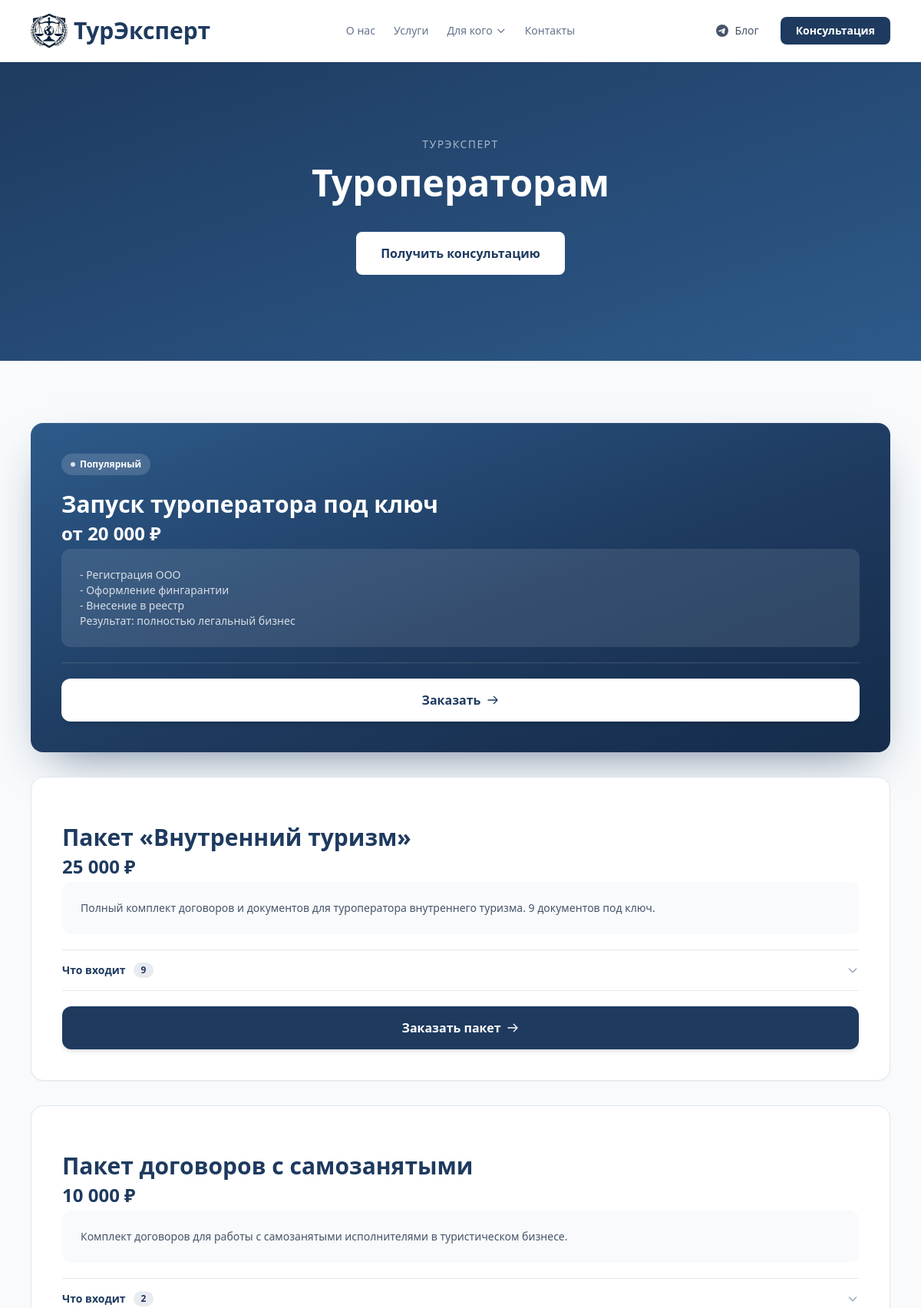
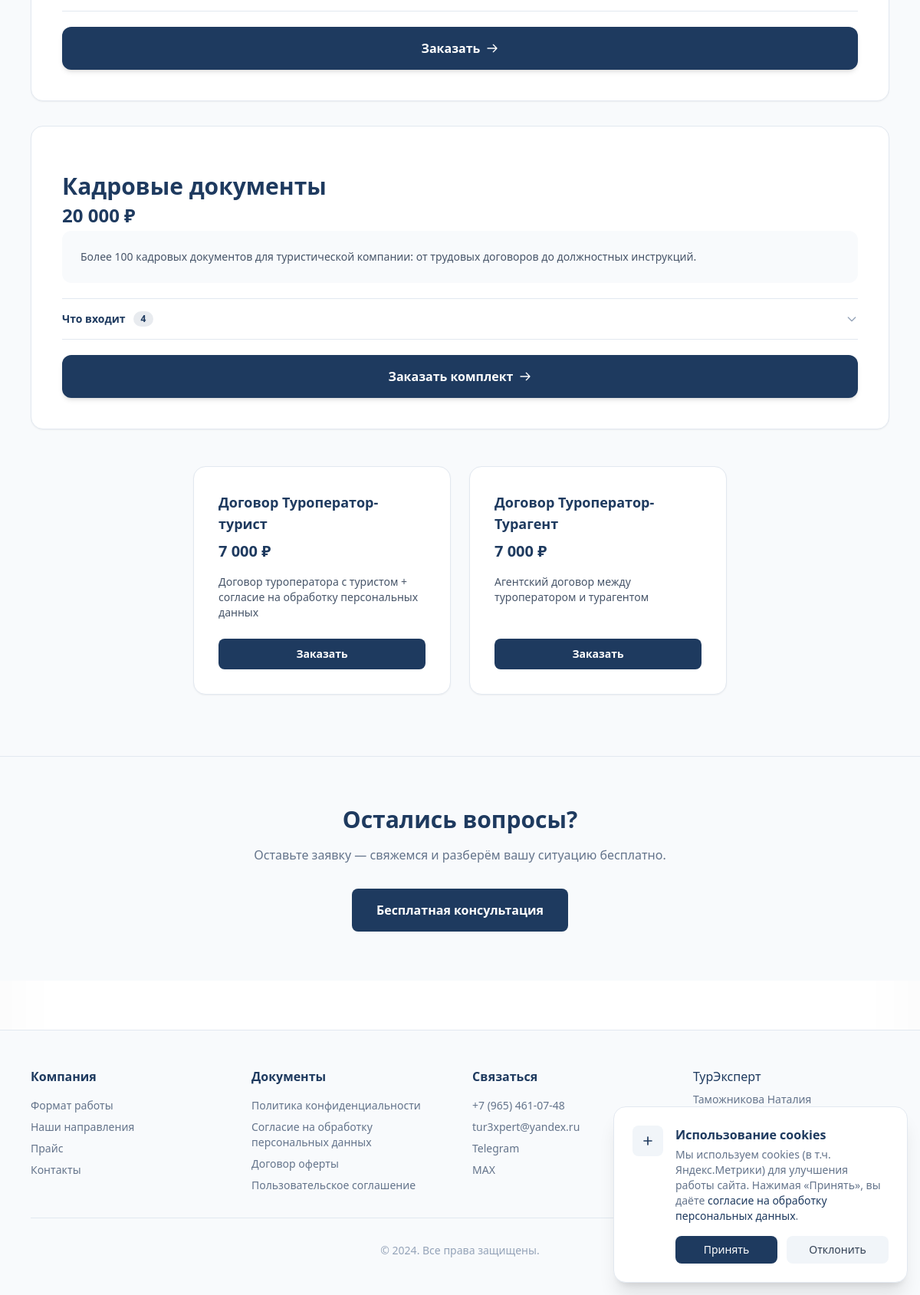
The app's page /dlya/turoperatoram/ with its own data (2 pictures, top to bottom).
### core/models.py (models this page shows, shortened)
class AudiencePage(models.Model):
    slug = models.SlugField("URL (slug)", unique=True, allow_unicode=True)
    title = models.CharField("Заголовок", max_length=200)
    subtitle = models.CharField("Подзаголовок", max_length=400, blank=True)
    content = models.TextField("Основной текст", blank=True)
    meta_description = models.CharField("Meta description (SEO)", max_length=300, blank=True)
    is_published = models.BooleanField("Опубликована", default=False)
    order = models.PositiveIntegerField("Порядок в меню", default=0)
    class Meta:
        verbose_name = "Страница аудитории"
        verbose_name_plural = "Страницы аудиторий"
        ordering = ['order']

class PriceCard(models.Model):
    CARD_TYPES = (
        ('wide', 'Широкая'),
        ('thin', 'Тонкая'),
    )
    title = models.CharField(max_length=200, verbose_name="Название услуги")
    price_display = models.CharField(max_length=100, verbose_name="Цена (текст)")
    description = models.TextField(blank=True, verbose_name="Описание")
    button_text = models.CharField(max_length=50, default="Заказать", verbose_name="Текст кнопки")
    is_highlighted = models.BooleanField(default=False, verbose_name="Выделенная карточка")
    icon_svg = models.TextField(blank=True, null=True, verbose_name="SVG иконка (код)")
    card_type = models.CharField(max_length=10, choices=CARD_TYPES, default='thin', verbose_name="Тип карточки")
    detail_page = models.ForeignKey(
        InfoPage, on_delete=models.SET_NULL, blank=True, null=True,
        verbose_name="Страница подробнее"
    )
    audience = models.ForeignKey(
        AudiencePage, on_delete=models.SET_NULL, blank=True, null=True,
        verbose_name="Страница аудитории"
    )
    order = models.PositiveIntegerField(default=0, verbose_name="Порядок")
    class Meta:
        verbose_name = "Ценовая карточка"
        verbose_name_plural = "Ценовые карточки"
        ordering = ['order']

### core/views.py (the view)
# urls.py: path('dlya/<slug:slug>/', views.audience_page, name='audience_page'),
def audience_page(request, slug):
    page = get_object_or_404(AudiencePage, slug=slug, is_published=True)
    context = {
        'page': page,
        'wide_cards': PriceCard.objects.filter(card_type='wide', audience=page),
        'thin_cards': PriceCard.objects.filter(card_type='thin', audience=page),
        'info_cards': InfoCard.objects.filter(audience=page),
    }
    return render(request, 'core/audience.html', context)

### core/templates/core/audience.html (shortened to what this page needs)
{% extends 'base.html' %}
{% load static %}
{% block content %}
<section class="relative bg-gradient-to-br from-[#1e3a5f] to-[#2d5a8a] py-20 md:py-28">
    <div class="max-w-4xl mx-auto px-4 text-center">
        <p class="text-white/60 text-sm uppercase tracking-widest mb-4">ТурЭксперт</p>
        <h1 class="text-4xl md:text-5xl font-bold text-white mb-6">{{ page.title }}</h1>
        <div class="mt-10">
            <a href="#" onclick="openModal(); return false;" class="inline-flex items-center justify-center px-8 py-4 bg-white text-[#1e3a5f] hover:bg-white/90 font-semibold rounded-lg transition-colors">
                Получить консультацию
            </a>
        </div>
    </div>
</section>
{% if wide_cards or thin_cards or info_cards %}
<section class="py-20 bg-slate-50 border-t border-slate-200">
    <div class="max-w-6xl mx-auto px-4">
        {% if wide_cards %}
        <div class="grid grid-cols-1 gap-8 mb-12">
            {% for card in wide_cards %}
            {% with items=card.accordion_items.all %}
            <div class="rounded-2xl p-8 md:p-10 shadow-sm hover:shadow-lg transition-all duration-300 flex flex-col {% if card.is_highlighted %}text-white{% else %}text-slate-900 border border-slate-200 bg-white{% endif %}"
                 {% if card.is_highlighted %}style="background:linear-gradient(160deg,#2d5a8a 0%,#1e3a5f 55%,#152c4a 100%);box-shadow:0 26px 60px -26px rgba(30,58,95,.65),inset 0 1px 0 rgba(255,255,255,.07)"{% endif %}>
                <div class="flex items-start justify-between gap-3 mb-5">
                    {% if card.is_highlighted %}
                    <span class="inline-flex items-center gap-1.5 text-xs font-bold px-3 py-1.5 rounded-full bg-white/15 text-white">
                        <span class="w-1.5 h-1.5 rounded-full bg-white/80"></span>Популярный
                    </span>
                    {% endif %}
                </div>
                <h3 class="text-2xl md:text-3xl font-bold {% if card.is_highlighted %}text-white{% else %}text-[#1e3a5f]{% endif %} mb-1 leading-tight">{{ card.title }}</h3>
                <p class="text-2xl font-bold {% if card.is_highlighted %}text-white{% else %}text-[#1e3a5f]{% endif %} mb-1">{{ card.price_display }}</p>
                {% if card.description %}
                <div class="{% if card.is_highlighted %}bg-white/10{% else %}bg-slate-50{% endif %} rounded-xl p-6 mb-5 text-sm {% if card.is_highlighted %}text-white/80{% else %}text-slate-600{% endif %}">
                    {{ card.description|linebreaks }}
                </div>
                {% else %}
                <div class="mb-5"></div>
                {% endif %}
                {% if card.detail_page %}
                <div class="mt-auto pt-5">
                    <a href="{% url 'info_page' slug=card.detail_page.slug %}" class="w-full inline-flex items-center justify-center gap-2 px-8 py-4 {% if card.is_highlighted %}bg-white text-[#1e3a5f] hover:bg-white/90{% else %}bg-[#1e3a5f] text-white hover:bg-[#2d5a8a]{% endif %} font-bold rounded-xl transition-all duration-200 hover:-translate-y-0.5 shadow-md hover:shadow-lg">
                        Подробнее
                        <svg class="w-4 h-4" fill="none" stroke="currentColor" viewBox="0 0 24 24">
                            <path stroke-linecap="round" stroke-linejoin="round" stroke-width="2" d="M14 5l7 7m0 0l-7 7m7-7H3"/>
                        </svg>
                    </a>
                </div>
                {% else %}
                <hr class="{% if card.is_highlighted %}border-white/15{% else %}border-slate-200{% endif %} mb-0">
                {% if items %}
                <div class="pkg-acc">
                    <button type="button" class="pkg-acc-btn w-full flex items-center justify-between py-4 text-left">
                        <span class="flex items-center gap-2.5 text-sm font-bold {% if card.is_highlighted %}text-white{% else %}text-[#1e3a5f]{% endif %}">
                            Что входит
                            <span class="text-xs font-bold px-2.5 py-0.5 rounded-full {% if card.is_highlighted %}bg-white/15 text-white/90{% else %}bg-[#1e3a5f]/10 text-[#1e3a5f]{% endif %}">{{ items|length }}</span>
                        </span>
                        <svg class="pkg-acc-chev w-4 h-4 flex-shrink-0 {% if card.is_highlighted %}text-white/50{% else %}text-slate-400{% endif %}" fill="none" stroke="currentColor" viewBox="0 0 24 24">
                            <path stroke-linecap="round" stroke-linejoin="round" stroke-width="2" d="M19 9l-7 7-7-7"/>
                        </svg>
                    </button>
                </div>
                <hr class="{% if card.is_highlighted %}border-white/15{% else %}border-slate-200{% endif %} mb-5">
                {% else %}
                <div class="mb-5"></div>
                {% endif %}
                <div class="mt-auto">
                    <a href="#" onclick="openModal(); return false;" class="w-full inline-flex items-center justify-center gap-2 px-8 py-4 {% if card.is_highlighted %}bg-white text-[#1e3a5f] hover:bg-white/90{% else %}bg-[#1e3a5f] text-white hover:bg-[#2d5a8a]{% endif %} font-bold rounded-xl transition-all duration-200 hover:-translate-y-0.5 shadow-md hover:shadow-lg">
                        {{ card.button_text }}
                        <svg class="w-4 h-4" fill="none" stroke="currentColor" viewBox="0 0 24 24">
                            <path stroke-linecap="round" stroke-linejoin="round" stroke-width="2" d="M14 5l7 7m0 0l-7 7m7-7H3"/>
                        </svg>
                    </a>
                </div>
                {% endif %}
            </div>
            {% endwith %}
            {% endfor %}
        </div>
        {% endif %}
        {% if thin_cards or info_cards %}
        <div class="flex flex-wrap justify-center gap-6">
            {% for card in thin_cards %}
            <div class="w-full md:w-[45%] lg:w-[30%] bg-white rounded-2xl p-8 border border-slate-200 shadow-sm hover:shadow-lg hover:-translate-y-1 transition-all duration-300 flex flex-col">
                <h4 class="text-lg font-bold text-[#1e3a5f] mb-2">{{ card.title }}</h4>
                <p class="text-xl font-bold text-[#1e3a5f] mb-4">{{ card.price_display }}</p>
                <div class="text-sm text-slate-600 mb-6 flex-grow">{{ card.description|linebreaks }}</div>
                {% if card.detail_page %}
                <a href="{% url 'info_page' slug=card.detail_page.slug %}" class="w-full text-center px-4 py-2.5 bg-[#1e3a5f] hover:bg-[#2d5a8a] text-white text-sm font-semibold rounded-lg transition-colors mt-auto">
                    Подробнее
                    <svg class="inline w-4 h-4 ml-1" fill="none" stroke="currentColor" viewBox="0 0 24 24">
                        <path stroke-linecap="round" stroke-linejoin="round" stroke-width="2" d="M14 5l7 7m0 0l-7 7m7-7H3"/>
                    </svg>
                </a>
                {% else %}
                <a href="#" onclick="openModal(); return false;" class="w-full text-center px-4 py-2.5 bg-[#1e3a5f] hover:bg-[#2d5a8a] text-white text-sm font-semibold rounded-lg transition-colors mt-auto">
                    {{ card.button_text }}
                </a>
                {% endif %}
            </div>
            {% endfor %}
        </div>
        {% endif %}
    </div>
</section>
{% endif %}
<section class="py-16 bg-slate-50 border-t border-slate-200">
    <div class="max-w-2xl mx-auto px-4 text-center">
        <h2 class="text-2xl md:text-3xl font-bold text-[#1e3a5f] mb-4">Остались вопросы?</h2>
        <p class="text-slate-500 mb-8">Оставьте заявку — свяжемся и разберём вашу ситуацию бесплатно.</p>
        <a href="#" onclick="openModal(); return false;" class="inline-flex items-center justify-center px-8 py-4 bg-[#1e3a5f] hover:bg-[#2d5a8a] text-white font-semibold rounded-lg transition-colors">
            Бесплатная консультация
        </a>
    </div>
</section>
{% endblock %}

### theme/templates/base.html (style rules this page uses)
html { scroll-behavior: smooth; scroll-padding-top: 80px; }
* { -webkit-font-smoothing: antialiased; -moz-osx-font-smoothing: grayscale; }
body { box-shadow: inset 0 0 100px rgba(0,0,0,0.03); }
.rounded-xl { border-radius: 13px; }
.rounded-2xl { border-radius: 17px; }
.rounded-lg { border-radius: 7px; }

### core/templates/core/audience.html (style rules this page uses)
.pkg-acc-chev { transition:transform .3s cubic-bezier(.4,0,.2,1); }

### records on screen
AudiencePage: title "Туроператорам"
PriceCard: is_highlighted True (drawn), title "Запуск туроператора под ключ", price_display "от 20 000 ₽", description "- Регистрация ООО - Оформление фингарантии - Внесение в реестр Результат: полностью легальный бизнес", button_text "Заказать"
PriceCard: title "Пакет «Внутренний туризм»", price_display "25 000 ₽", description "Полный комплект договоров и документов для туроператора внутреннего туризма. 9 документов под ключ.", is_highlighted False (drawn), accordion_items.all|length "9", button_text "Заказать пакет"
PriceCard: title "Пакет договоров с самозанятыми", price_display "10 000 ₽", description "Комплект договоров для работы с самозанятыми исполнителями в туристическом бизнесе.", is_highlighted False (drawn), accordion_items.all|length "2", button_text "Заказать"
PriceCard: title "Кадровые документы", price_display "20 000 ₽", description "Более 100 кадровых документов для туристической компании: от трудовых договоров до должностных инструкций.", is_highlighted False (drawn), accordion_items.all|length "4", button_text "Заказать комплект"
PriceCard: title "Договор Туроператор-турист", price_display "7 000 ₽", description "Договор туроператора с туристом + согласие на обработку персональных данных", button_text "Заказать"
PriceCard: title "Договор Туроператор-Турагент", price_display "7 000 ₽", description "Агентский договор между туроператором и турагентом", button_text "Заказать"
